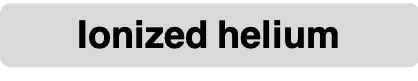
#> input picture experiment/materials/images/astronomy/X/X_high.png, 418 x 81 px; the run also reads 1 picture not shown here
$ python gen_cases.py
#> lines starting #> are read from the running program, lines starting #| are printed output that depends on the picture; pictures that were not available may be replaced by others from this repository, and a replacement may not be noted
"""
Generating queries automatically
"""

import os
from PIL import Image
import numpy as np


abspath = os.path.abspath(__file__)
dname = os.path.dirname(abspath)
os.chdir(dname)


def query_generator(vals):
    base = Image.open('../blank_page.png')

    # cause
    X = Image.open('X/X_' + vals[0] + '.png').convert("RGBA")
#> X is the input picture: PIL image 418x81 RGBA; mean R, G, B, A 152.2, 152.2, 152.2, 200.9
    X.thumbnail((275,275))
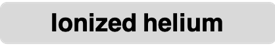
#> X: PIL image 275x53 RGBA; mean R, G, B, A 158.4, 158.4, 158.4, 200.8; transparent parts drawn white

    # effects
    img_size = (345,345)
    Y = Image.open('Y/Y_' + vals[1] + '.png').convert("RGBA")
#> Y: PIL image 720x107 RGBA; every value is 255
    Y.thumbnail(img_size)
#> Y: PIL image 345x51 RGBA; every value is 255
    Z = Image.open('Z/Z_' + vals[2] + '.png').convert("RGBA")
    Z.thumbnail(img_size)
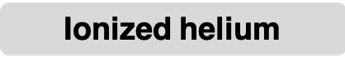
#> Z: PIL image 345x67 RGBA; mean R, G, B, A 153.4, 153.4, 153.4, 200.9; transparent parts drawn white

    base.paste(X, (0,30), X)
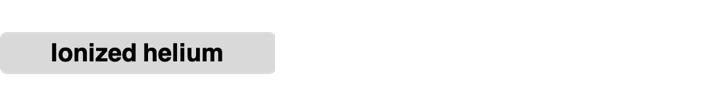
#> base: PIL image 720x107 RGB; min 0, max 255, mean 245.4
    base.paste(Y, (372,0), Y)
    base.paste(Z, (372,62), Z)
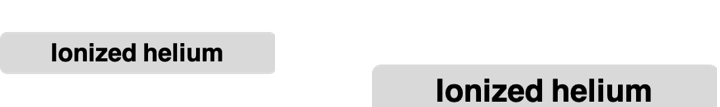
#> base: PIL image 720x107 RGB; min 0, max 255, mean 231.8
    base.show()

 #args are X=Y, Y=X1, Z=X2 in notation used for setup experiment slides
 #econ values: Low, High, Small
query_generator(['high', 'low', 'low'])


# to save the image instead of opening them.
# make sure to set the file folder correctly (now inferences1)
def query_generator2(vals, infnr, domain):
    base = Image.open('../blank_page.png')

    # cause
    X = Image.open('X/X_' + vals[0] + '.png').convert("RGBA")
    X.thumbnail((275,275))

    # effects
    img_size = (345,345)
    Y = Image.open('Y/Y_' + vals[1] + '.png').convert("RGBA")
    Y.thumbnail(img_size)
    Z = Image.open('Z/Z_' + vals[2] + '.png').convert("RGBA")
    Z.thumbnail(img_size)

    base.paste(X, (0,30), X)
    base.paste(Y, (372,0), Y)
    base.paste(Z, (372,62), Z)
    imname = domain+"inf"+str(infnr+1)+vals[0]+vals[1]+vals[2]+'.png'
    base.save("inferences/"+imname)


allinfs = np.array([['nonnormal', 'query', 'nonnormal'],
           ['nonnormal', 'query', 'unknown'],
           ['nonnormal', 'query', 'normal'],
           ['nonnormal', 'query', 'nonnormal'],
           ['nonnormal', 'query', 'unknown'],
           ['nonnormal', 'query', 'normal'],
           ['nonnormal', 'nonnormal', 'query'],
           ['nonnormal', 'unknown', 'query'],
           ['nonnormal', 'normal', 'query'],
           ['nonnormal', 'nonnormal', 'query'],
           ['nonnormal', 'unknown', 'query'],
           ['nonnormal', 'normal', 'query'],
           ['query', 'nonnormal', 'nonnormal'],
           ['query', 'nonnormal', 'unknown'],
           ['query', 'nonnormal', 'normal'],
           ['query', 'nonnormal', 'nonnormal'],
           ['query', 'nonnormal', 'unknown'],
           ['query', 'nonnormal', 'normal'],
           ['query', 'nonnormal', 'nonnormal'],
           ['query', 'unknown', 'nonnormal'],
           ['query', 'normal', 'nonnormal'],
           ['query', 'nonnormal', 'nonnormal'],
           ['query', 'unknown', 'nonnormal'],
           ['query', 'normal', 'nonnormal']
          ])


def allinfsvals(allinfs, domainvals):
    #changes nonnormal vals in allinfs to specified vals
    #allinfs list of lists defined above
    #domainvals the nonnormal values as [Y, X1, X2]
    A = allinfs
    for i in range(24):
        for j in range(3):
            if A[i,j]=='nonnormal':
                A[i,j] = domainvals[j]
    return A

def all_query_generator(allinfs, domainvals, domain):
    #make all images based on matrix of inf vals
    A = allinfsvals(allinfs, domainvals)
    for i in range(24):
        query_generator2(A[i], i, domain)

domain = 'astronomy' #domain and inference set nr (for if we do multiple sets with differing valences)
vals1 = ['high', 'low', 'high']

#> (the run stopped early here; a loop or call above may not have finished)
